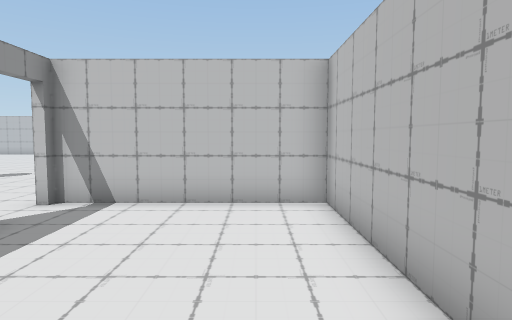
view 1 (above)

18 first-person views from a walk through a 3-D level made in the Unity game engine. The camera is 1.4 m above the floor, tilts 4° down and sees 75° across. The floor is counted in squares, 1 m on a side. Each view is taken from the middle of a square. On the plan, view 1 faces up. The plan holds only what a view shows up to about 15 squares ahead; the rest is blank. The place goes on beyond the plan. Some surface patterns are stand-ins.

view 2
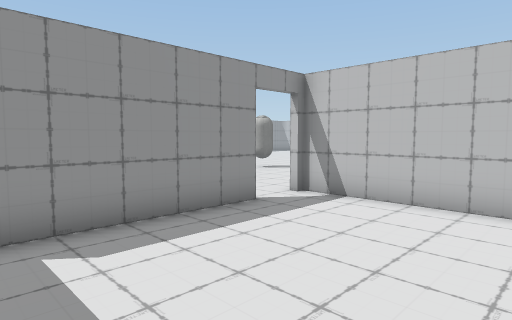

view 3
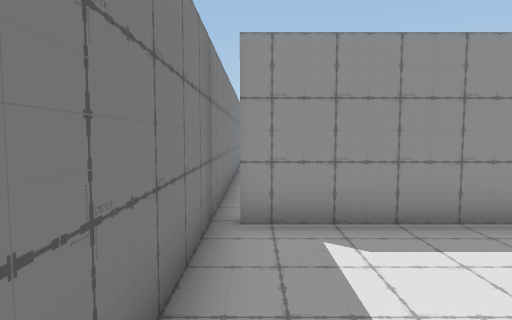

view 4
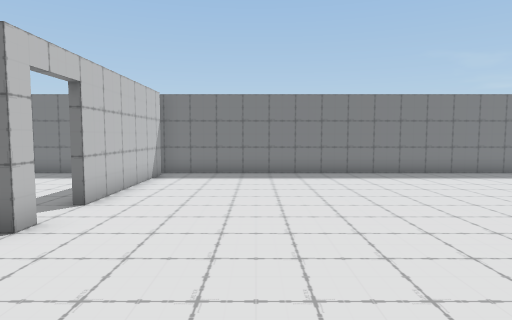

view 5
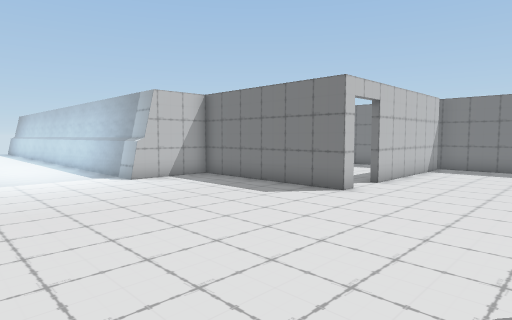

view 6
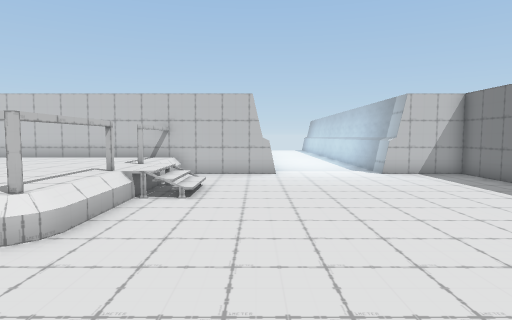

view 7
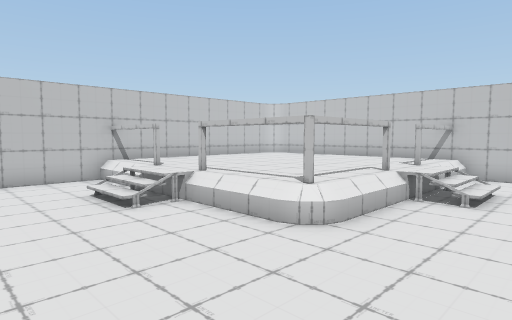

view 8
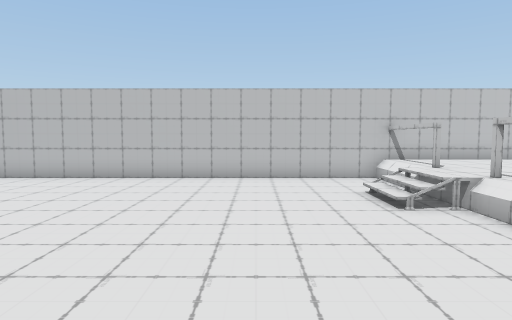

view 9
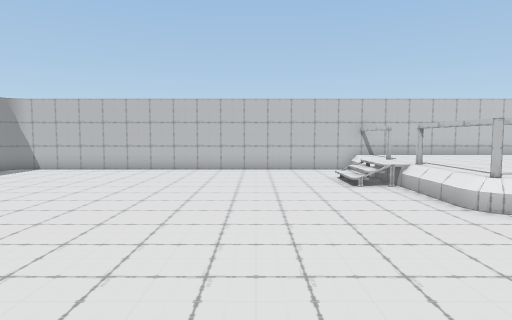

view 10
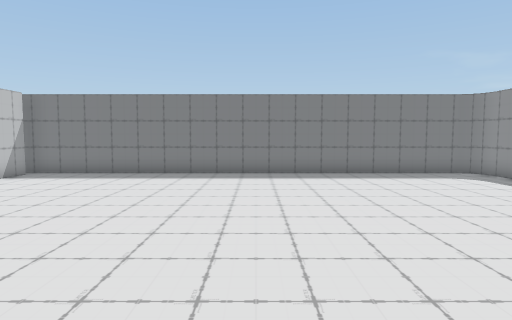

view 11
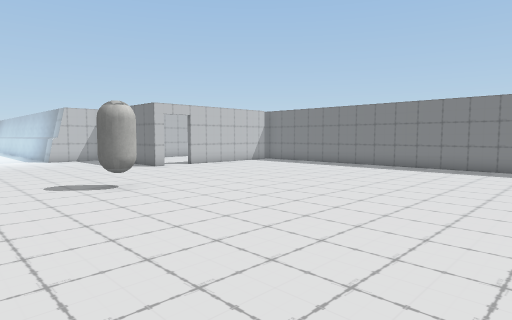

view 12
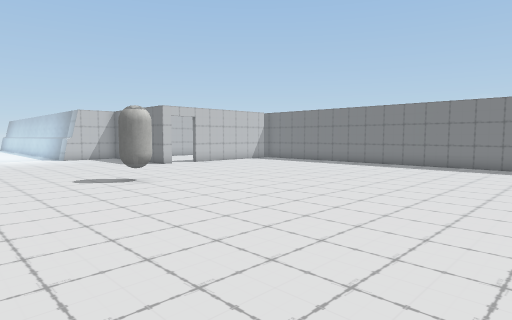

view 13
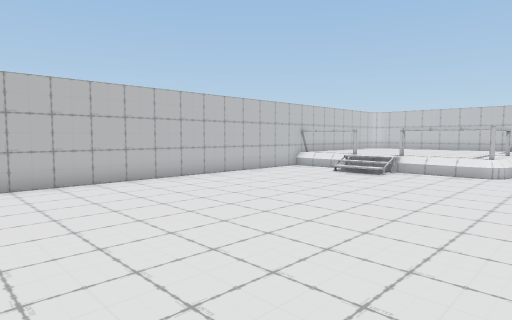

view 14
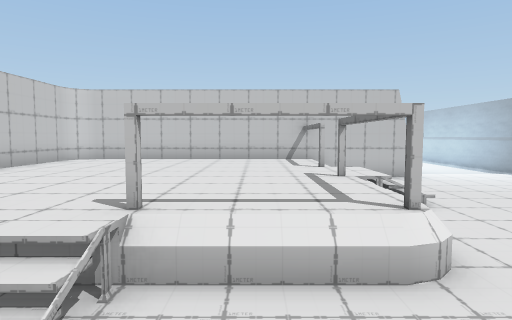

view 15
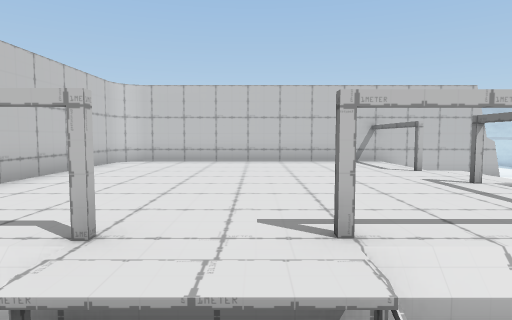

view 16
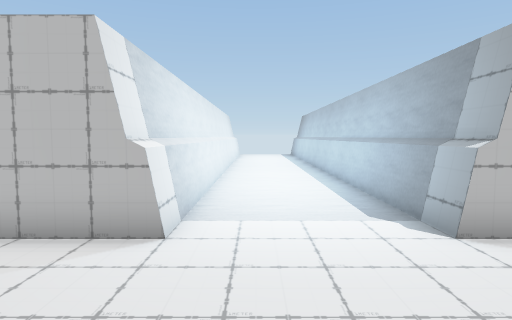

view 17
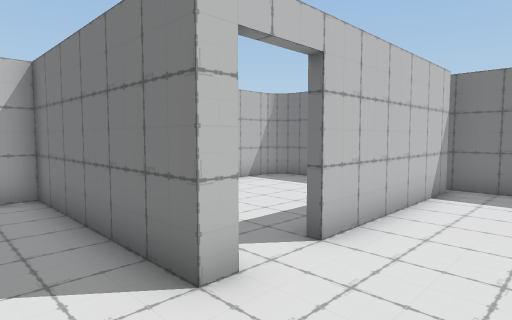

view 18
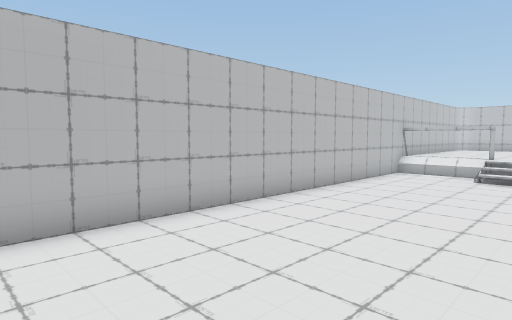

### Floor plan
Key: @ floor where view 1 was taken; # wall or solid block; . main floor; : floor 0.5 m higher than the main floor; / step, stairs or slope; v drop or lower ground; C capsule; R railing.
Columns run from 20 left of view 1 to 7 right of it. Each row starts with its distance up from view 1.
 27 ######################
 26 ............./:::::::##
 25 ............./::::::::#
 24 ............./::::::::#
 23 ............/:::::::::#
 22  .........../:::::::::#
 21 ............./::::::::#
 20 ............./::::::::#
 19 ............./#:::::::#
 18  ............/Rv#::#v##
 17   ...............//...#
 16 .  ...................#
 15  .....................######
 14  ...........................
 13 ............................
 12 ............................
 11  .........C.................
 10  .....................######
  9  .....................#
  8  .....................#
  7  ...............#######
  6  .....................#
  5  ...............#.....#
  4  ...............#.....#
  3 ................#.....#
  2 ................#.....#
  1 ................#.....#
  0 ................#...@.#
 -1 #######################

Where each view was taken, in squares from view 1:
view 1: 0 up, 0 right, facing up
view 2: 0 up, 1 right, facing up-left
view 3: 0 up, 1 right, facing left
view 4: 12 up, 8 left, facing down
view 5: 15 up, 9 left, facing down-right
view 6: 15 up, 11 left, facing right
view 7: 15 up, 11 left, facing up-right
view 8: 15 up, 11 left, facing up
view 9: 12 up, 11 left, facing up
view 10: 12 up, 13 left, facing down
view 11: 15 up, 19 left, facing down-right
view 12: 16 up, 20 left, facing down-right
view 13: 16 up, 20 left, facing up-right
view 14: 20 up, 10 left, facing right
view 15: 22 up, 9 left, facing right
view 16: 13 up, 3 left, facing right
view 17: 9 up, 7 left, facing down-right
view 18: 21 up, 20 left, facing up-right
